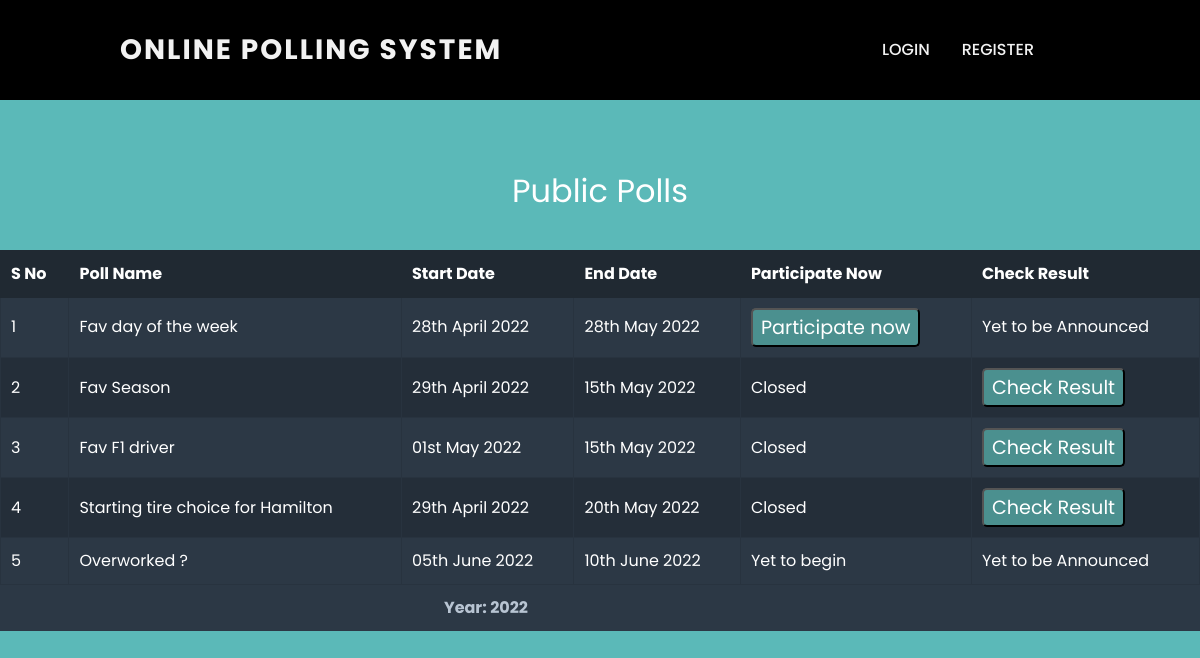
Page /public_polls on the committed database.
### tables this page shows
CREATE TABLE poll_data (
                pollid INTEGER PRIMARY KEY AUTOINCREMENT,
                owner INTEGER NOT NULL,
                pollname VARCHAR(30) NOT NULL,
                quest VARCHAR(300) NOT NULL,
                op1 VARCHAR(50) NOT NULL,
                op2 VARCHAR(50) NOT NULL,
                op3 VARCHAR(50),
                op4 VARCHAR(50),
                op5 VARCHAR(50),
                op6 VARCHAR(50),
                op7 VARCHAR(50),
                op8 VARCHAR(50)
                );

### app.py (the view)
@app.route("/public_polls", methods=["GET", "POST"])
def view_public_polls():
    conn = sqlite3.connect('Voting_database.db')
    c = conn.cursor()
    if request.method == "POST":
        print("POST")
        val_0 = request.form.get("part")
        val_1 = request.form.get("res")
        conn = sqlite3.connect('Voting_database.db')
        c = conn.cursor()
        if val_0:
            poll_id = val_0
            c.execute("""SELECT no_of_options FROM poll_filters WHERE pollid = :p""", {"p": poll_id})
            option_count = c.fetchone()[0]
            c.execute("""SELECT * FROM poll_data WHERE pollid = :p """, {"p": poll_id})
            row = c.fetchone()
            conn.commit()
            return render_template("participate.html", arr=row, n=option_count)
        else:
            poll_id = val_1
            c.execute("""SELECT no_of_options FROM poll_filters WHERE pollid = :p""", {"p": poll_id})
            option_count = c.fetchone()[0]
            c.execute("""SELECT * FROM poll_results JOIN poll_data USING (pollid) WHERE pollid = :p """, {"p": poll_id})
            row = c.fetchone()
            conn.commit()
            return render_template("result.html", arr=row, n=option_count)
    else:
        print("GET")
        c.execute("""SELECT pollid from poll_filters WHERE public == 1""")
        poll_id = c.fetchall()
        poll_name = []
        poll_dates = []
        for idx in poll_id:
            c.execute("""SELECT pollname from poll_data WHERE pollid == :p""", {"p": idx[0]})
            poll_name.append(c.fetchone())
            c.execute("""SELECT start, end from poll_filters WHERE pollid == :p""", {"p": idx[0]})
            poll_dates.append(c.fetchone())
        final_data = []
        for i in range(len(poll_dates)):
            print(poll_dates[i][0] + "is " + convert_date(poll_dates[i][0]))
            data = [poll_id[i][0], poll_name[i][0], convert_date(poll_dates[i][0]), convert_date(poll_dates[i][1])]
            if is_in_future(poll_dates[i][0]):
                data.append(2)
            elif is_in_past(poll_dates[i][1]):
                data.append(0)
            else:
                data.append(1)
            final_data.append(data)
        print(final_data)
        del poll_id
        del poll_name
        del poll_dates
        return render_template("public_polls.html", data=final_data, n=len(final_data))

### app.py (called while the page is built)
@app.after_request
def after_request(response):
    response.headers["Cache-Control"] = "no-cache, no-store, must-revalidate"
    response.headers["Expires"] = 0
    response.headers["Pragma"] = "no-cache"
    return response

### helper.py (called while the page is built)
def convert_date(d):
    res = d[8] + d[9]
    months_string = ['January', 'February', 'March', 'April', 'May', 'June', 'July', 'August', 'September', 'October',
                     'November', 'December']
    ordinal_string = ['st', 'nd', 'th']
    if int(d[8] + d[9]) == 1:
        res += 'st '
    elif int(d[8] + d[9]) == 2:
        res += 'nd '
    else:
        res += "th "
    res += months_string[int(d[5] + d[6]) - 1]
    res += (" " + d[0] + d[1] + d[2] + d[3])
    return res

def is_in_past(val):
    d = int(val[8] + val[9])
    m = int(val[5] + val[6])
    y = int(val[0] + val[1] + val[2] + val[3])
    curr_date = date.today()
    val1 = str(curr_date.strftime("%Y/%m/%d"))
    cd = int(val1[8] + val1[9])
    cm = int(val1[5] + val1[6])
    cy = int(val1[0] + val1[1] + val1[2] + val1[3])
    if cy > y:
        return 1
    elif cy < y:
        return 0
    if cm > m:
        return 1
    elif cm < m:
        return 0
    if cd > d:
        return 1
    elif cd < d:
        return 0
    return 0

def is_in_future(val1):
    curr_date = date.today()
    val = str(curr_date.strftime("%Y/%m/%d"))
    d = int(val[8] + val[9])
    m = int(val[5] + val[6])
    y = int(val[0] + val[1] + val[2] + val[3])
    cd = int(val1[8] + val1[9])
    cm = int(val1[5] + val1[6])
    cy = int(val1[0] + val1[1] + val1[2] + val1[3])
    if cy > y:
        return 1
    elif cy < y:
        return 0
    if cm > m:
        return 1
    elif cm < m:
        return 0
    if cd > d:
        return 1
    elif cd < d:
        return 0
    return 0

### Templates/public_polls.html (shortened to what this page needs)
{% extends "layout.html" %}
{% block title %}
    <link rel="stylesheet" href="https://cdnjs.cloudflare.com/ajax/libs/normalize/5.0.0/normalize.min.css">
    <link rel="stylesheet" href="static/view_polls/style.css">
{% endblock %}
{% block main %}
<section style = "display: block;
    background-color: #5BB9B8;
    height:150px;
    padding:65px;
    font-size: 2em;
    margin-inline-start: 0px;
    margin-inline-end: 0px;
    text-align: center;">
    Public Polls
</section>
    <form action = "/public_polls" method="POST">
        <main>
            <table>
                <thead>
                    <tr>
                        <th> S No </th>
                        <th> Poll Name</th>
                        <th>Start Date</th>
                        <th>End Date</th>
                        <th>Participate Now</th>
                        <th>Check Result</th>
                    </tr>
                </thead>
                <tfoot>
                    <tr>
                        <th colspan='5'>
                          Year: 2022
                        </th>
                    </tr>
                </tfoot>
                <tbody>
                    {% for i in range(n) %}
                    <tr>
                        <td> {{ i+1 }} </td>
                        <td> {{ data[i][1] }} </td>
                        <td> {{ data[i][2] }} </td>
                        <td> {{ data[i][3] }} </td>
                        <td class='select'>
                            {% if data[i][4] == 1 %}
                                <button value='{{ data[i][0] }}' name="part" type="submit" class="button">Participate now</button>
                            {% elif data[i][4] == 2 %}
                                Yet to begin
                            {% else %}
                                Closed
                            {% endif %}
                        </td>
                        <td class='select'>
                            {% if data[i][4] == 0 %}
                            <button value='{{ data[i][0] }}' name="res" type="submit" class="button">Check Result</button>
                            {% else %}
                                Yet to be Announced
                            {% endif %}
                        </td>
                    </tr>
                  {% endfor %}
                </tbody>
            </table>
        </main>
    </form>
{% endblock %}

### static/layout_styles.css (style rules this page uses)
html, body { margin:0; font-family: 'Poppins', sans-serif !important; font-weight: 400 !important; background-color: #fff ; font-size: 16px !important; -ms-text-size-adjust: 100% !important; -webkit-font-smoothing: antialiased !important; -moz-osx-font-smoothing: grayscale !important; height: 100%; width: 100%; }
button, input, optgroup, select, textarea { font-family: 'Poppins', sans-serif !important; font-size: 100%; line-height: 1.15; margin: 0; }

### static/view_polls/style.css (style rules this page uses)
* { box-sizing: border-box; }
html { font-size: 62.5%; background-color: #5BB9B8; }
body { height: 100%; width: 100%; background-color: #5BB9B8; line-height: 1.6; -webkit-font-smoothing: antialiased; color: #fff; font-size: 1.6rem; font-family: 'Lato', sans-serif; }
main { top:200px; background-color: #2C3845; }
table { display: block; }
tr, td, tbody, tfoot { display: block; }
thead { display: none; }
tr { padding-bottom: 10px; }
td { padding: 10px 10px 0; text-align: center; }
td:before { content: attr(data-title); color: #7a91aa; text-transform: uppercase; font-size: 1.4rem; padding-right: 10px; display: block; }
table { width: 100%; }
th { text-align: left; font-weight: 700; }
thead th { background-color: #202932; color: #fff; border: 1px solid #202932; }
tfoot th { display: block; padding: 10px; text-align: center; color: #b8c4d2; }
.button { line-height: 1; display: inline-block; font-size: 1.2rem; text-decoration: none; border-radius: 5px; color: #fff; padding: 8px; background-color: #4b908f; }
.select { padding-bottom: 20px; border-bottom: 1px solid #28333f; }
.select:before { display: none; }
@media (min-width: 460px) { td { text-align: left; } }
@media (min-width: 460px) { td:before { display: inline-block; text-align: right; width: 140px; } }
@media (min-width: 460px) { .select { padding-left: 160px; } }
@media (min-width: 720px) { table { display: table; } }
@media (min-width: 720px) { tr { display: table-row; } }
@media (min-width: 720px) { td, th { display: table-cell; } }
@media (min-width: 720px) { tbody { display: table-row-group; } }
@media (min-width: 720px) { thead { display: table-header-group; } }
@media (min-width: 720px) { tfoot { display: table-footer-group; } }
@media (min-width: 720px) { td { border: 1px solid #28333f; } }
@media (min-width: 720px) { td:before { display: none; } }
@media (min-width: 720px) { td, th { padding: 10px; } }
@media (min-width: 720px) { tr:nth-child(2n+2) td { background-color: #242e39; } }
@media (min-width: 720px) { tfoot th { display: table-cell; } }
@media (min-width: 720px) { .select { padding: 10px; } }

### rows in the picture
poll_data: pollname "Fav day of the week"
poll_data: pollname "Fav Season"
poll_data: pollname "Fav F1 driver"
poll_data: pollname "Starting tire choice for Hamilton"
poll_data: pollname "Overworked ?"

### other values in the picture
{{ i+1 }} "1" "2" "3" "4" "5"
{{ data[i][2] }} "28th April 2022" "29th April 2022" "01st May 2022" "29th April 2022" "05th June 2022"
{{ data[i][3] }} "28th May 2022" "15th May 2022" "15th May 2022" "20th May 2022" "10th June 2022"
